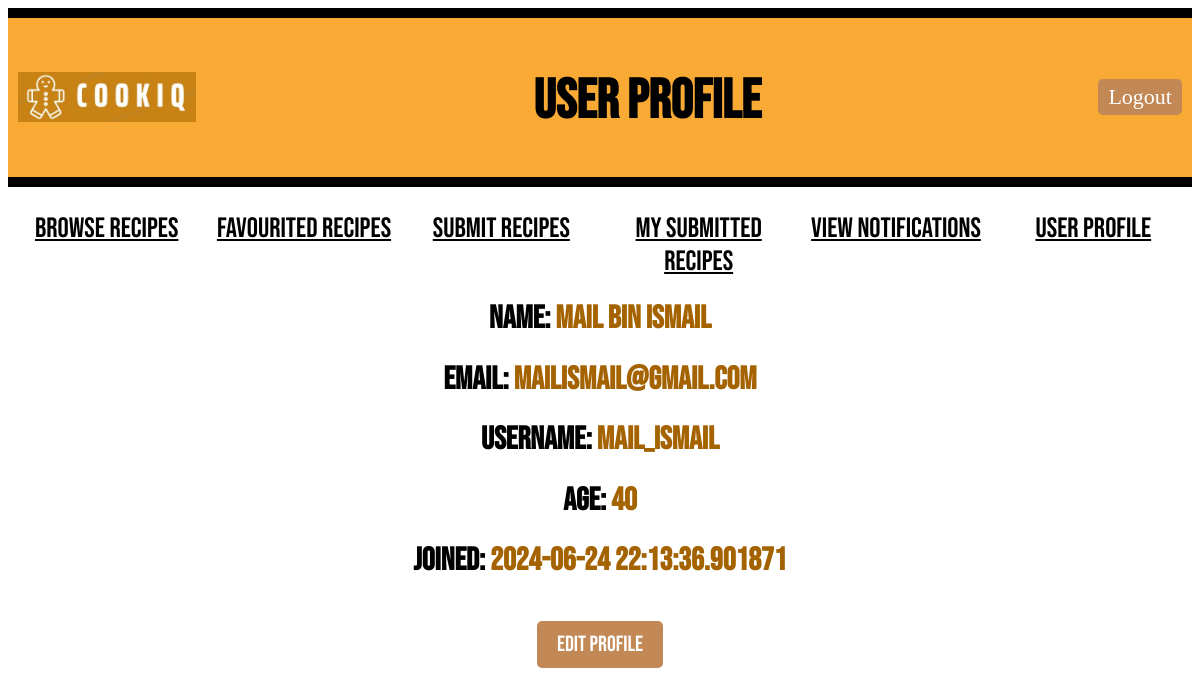
The app's page /user/5/userprofile (signed in) with its own data.
### models.py (models this page shows, shortened)
class User(db.Model):
    id = db.Column(db.Integer, primary_key=True)
    name = db.Column(db.String(100), nullable=False)
    email = db.Column(db.String(80), unique=True, nullable=False)
    username = db.Column(db.String(100), unique=True, nullable=False)
    age = db.Column(db.Integer)
    password = db.Column(db.String(100), nullable=False)
    created_at = db.Column(db.DateTime(timezone=True), default=lambda: datetime.now(timezone('Asia/Kuala_Lumpur')))
    number_of_warnings = db.Column(db.Integer, default=0)
    recipes = db.relationship('Recipe', backref='author', cascade="all, delete-orphan", lazy=True)
    comments = db.relationship('Comment', backref='commenter', cascade="all, delete-orphan", lazy=True)
    favourite_recipes = db.relationship('FavouriteRecipe', backref='user_fav', cascade="all, delete-orphan", lazy=True)
    notifications = db.relationship('Notification', back_populates='user', cascade="all, delete-orphan", lazy=True, overlaps="user_notifications")
    reports = db.relationship('Report', back_populates='user', cascade="all, delete-orphan", lazy=True, overlaps="user_reports")

### main.py (the view)
@app.route("/user/<int:user_id>/userprofile")
def user_profile(user_id):
    if "user_id" not in session or session["user_id"] != user_id:
        return redirect(url_for("login"))
    user = User.query.get_or_404(user_id)
    return render_template("user_profile.html", user=user)

### templates/user_profile.html (shortened to what this page needs)
<!DOCTYPE html>
<html>
<head>
    <link rel="stylesheet" type="text/css" href="{{ url_for('static', filename='style.css') }}">
</head>
<body>
    <div class="header">
        <div class="logo-container">
            <img style="height: 50px; padding-bottom: 30px;" src="{{ url_for('static', filename='Logo_CookiQ.jpeg') }}" alt="Logo_CookiQ">
        </div>
        <h1 class="title">User Profile</h1>
        <a href="{{ url_for('logout') }}" class="LogOutButton">Logout</a>
    </div>
    <div class="classification">
        <ul>
            <li><a href="{{ url_for('browse_recipes', user_id=user.id) }}" class="nav-button">Browse Recipes</a></li>
            <li><a href="{{ url_for('favouritedrecipe', user_id=user.id)}}" class="nav-button">Favourited Recipes</a></li>
            <li><a href="{{ url_for('recipesubmission', user_id=user.id) }}" class="nav-button">Submit Recipes</a></li>
            <li><a href="{{ url_for('submitted_recipes', user_id=user.id) }}" class="nav-button">My Submitted Recipes</a></li>
            <li><a href="{{ url_for('view_notifications', user_id=user.id) }}" class="nav-button">View Notifications</a></li>
            <li><a href="{{ url_for('user_profile', user_id=user.id) }}" class="nav-button">User Profile</a></li>
        </ul>
    </div>
    <div class="profile">
        <div class="profile-info">
            <h1><strong>NAME:</strong> {{ user.name }}</h1>
            <h1><strong>EMAIL:</strong> {{ user.email }}</h1>
            <h1><strong>USERNAME:</strong> {{ user.username }}</h1>
            <h1><strong>AGE:</strong> {{ user.age }}</h1>
            <h1><strong>JOINED:</strong> {{ user.created_at }}</h1>
            <a href="{{ url_for('edit_profile', user_id=user.id) }}" class="EditProfile">Edit Profile</a>
        </div>
    </div>
</body>
</html>

### static/style.css (style rules this page uses)
.header { display: flex; align-items: center; justify-content: space-between; background-color: #f8aa35; border-top: 10px solid #000; border-bottom: 10px solid #000; margin-bottom: 20px; padding: 5px 10px; }
.logo-container { display: flex; align-items: center; margin-top: 30px; }
.title { font-family: 'Bebas Neue', sans-serif; font-size: 55px; color: rgb(0, 0, 0); margin-top: 45px; }
.nav-button { border: none; color: rgb(0, 0, 0); }
.MainButton, .HomeButton, .LogOutButton { padding: 5px 10px; border-radius: 5px; background-color: #c28855; color: #fff; font-size: 22px; font-weight: 300; cursor: pointer; text-decoration: none; left: 20px; }
.classification ul { text-align: center; display: flex; padding-top: 5px; padding-left: 0px; }
.classification li { font-family: 'Bebas Neue', sans-serif; font-size: 28px; font-weight: 300; text-transform: uppercase; display: inline-block; width: 100%; }
.profile-info { text-align: center; margin-bottom: 20px; font-family: 'Bebas Neue', sans-serif; }
.profile-info h1 { color: #a56300; }
.profile-info strong { color: #000; }
.EditProfile { padding: 10px 20px; border-radius: 5px; background-color: #c28855; color: #fff; font-size: 22px; font-weight: 300; text-decoration: none; margin-top: 20px; display: inline-block; }

### records on screen
User: name "Mail Bin Ismail", email "mailismail@gmail.com", username "mail_ismail", age "40", created_at "2024-06-24 22:13:36.901871"
